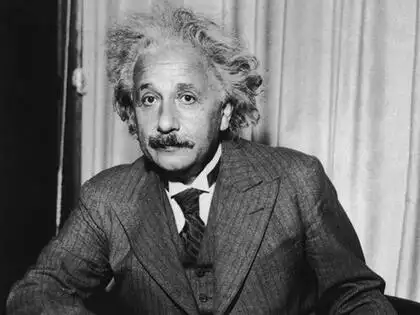
#> input picture 3. Image processing/dat/einstein.png, 420 x 315 px
$ python test.py
#> lines starting #> are read from the running program, lines starting #| are printed output that depends on the picture
# Enable interactive mode for the notebook
import cv2
import numpy as np
import matplotlib.pyplot as plt

# Load the image
img = cv2.imread('dat/einstein.png')
#> img is the input picture: shape (315, 420, 3); mean B, G, R 111.8, 111.8, 111.8
# Convert the image from BGR to RGB
image_rgb = cv2.cvtColor(img, cv2.COLOR_BGR2RGB)
# Convert the image to grayscale
image = cv2.cvtColor(image_rgb, cv2.COLOR_RGB2GRAY)
image = image / 255.0

image = image[:200, 100:300]
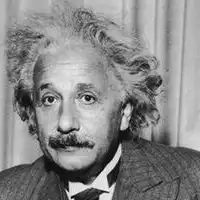
#> image: shape (200, 200) float64; min 0, max 0.984, mean 0.533

# Downsample the image to improve performance
scale_percent = 100  # percent of original size

width = int(image.shape[1] * scale_percent / 100)
#> width = 200
height = int(image.shape[0] * scale_percent / 100)
#> height = 200
image_small = cv2.resize(image, (width, height), interpolation=cv2.INTER_AREA)

# Scale the Z-axis values to make the image look flatter
z_scale = 1.7
image_scaled = image_small * 1/z_scale
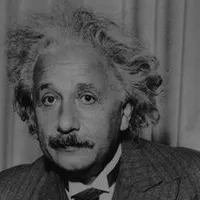
#> image_scaled: shape (200, 200) float64; min 0, max 0.579, mean 0.314

# 3D plot the image based on pixel intensity
fig = plt.figure(figsize=(10, 8))
ax = fig.add_subplot(111, projection='3d')
x, y = np.indices(image_small.shape)
ax.plot_surface(x, y, image_scaled, rstride=2, cstride=2, cmap='grey', edgecolor='none')
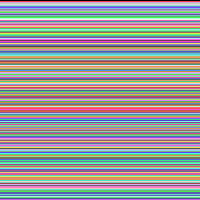
#> x: shape (200, 200) int64; 200 distinct labels, from 0 to 199; one colour per label, 0 black
ax.set_xlabel('X-axis')
ax.set_ylabel('Y-axis')
ax.set_zlabel('Pixel Intensity')
ax.set_zlim(0, z_scale)  # Set Z-axis limits
ax.set_title('3D Surface Plot of Image Pixel Intensities')

plt.rcParams['figure.dpi'] = 1000
print("3D Surface Plot of Image Pixel Intensities")
plt.show()
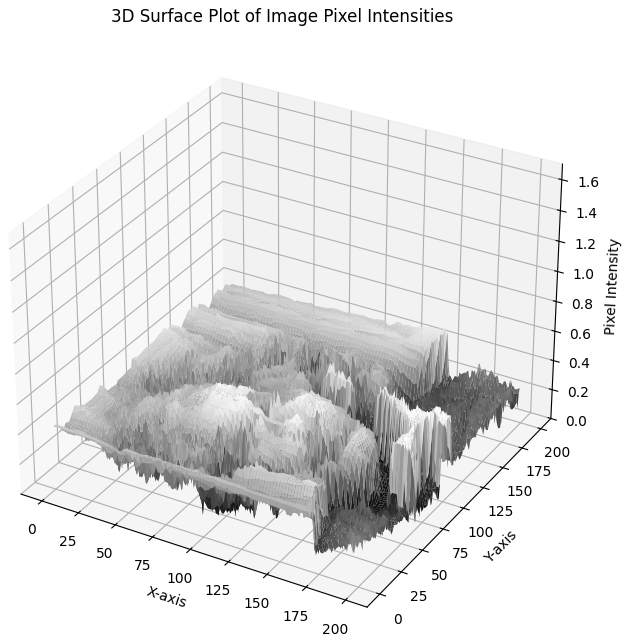
#> figure drawn by matplotlib, 1 panel

$ run again, with 3. Image processing/dat/Iris.jpg saved as 3. Image processing/dat/einstein.png
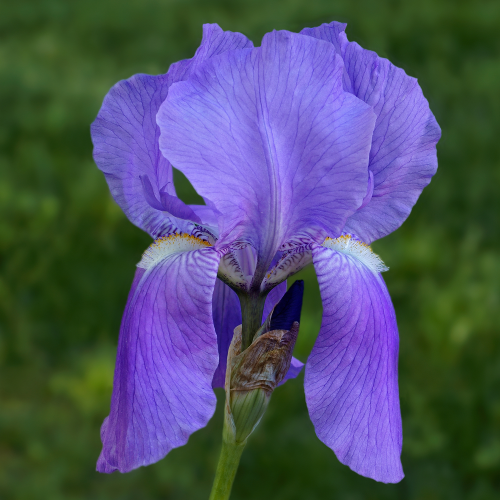
#> input picture 3. Image processing/dat/Iris.jpg, 1000 x 1000 px (shown at 1/2 size)
#> img is the input picture: shape (1000, 1000, 3); mean B, G, R 101.7, 82.2, 77.8
#> `image_scaled = image_small * 1/z_scale`:
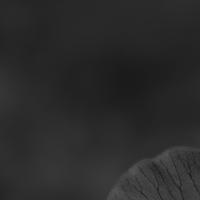
#> image_scaled: shape (200, 200) float64; min 0.104, max 0.353, mean 0.168
#> x: shape (200, 200) int64; 200 distinct labels, from 0 to 199
#> `plt.show()`:
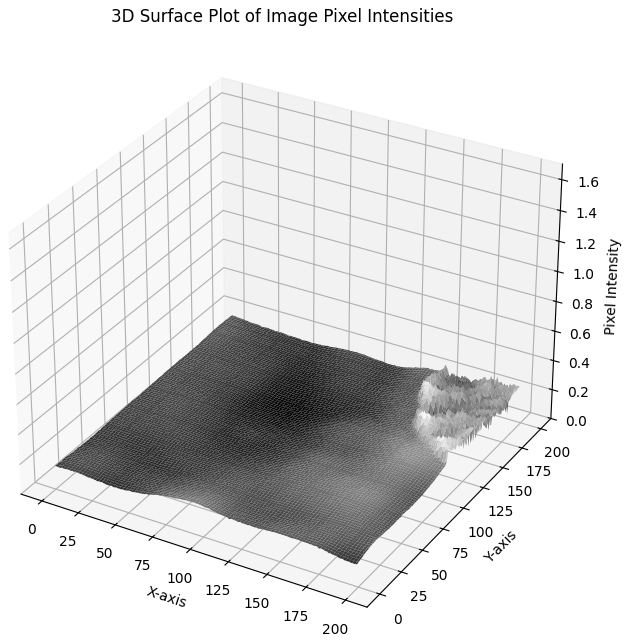
#> figure drawn by matplotlib, 1 panel
